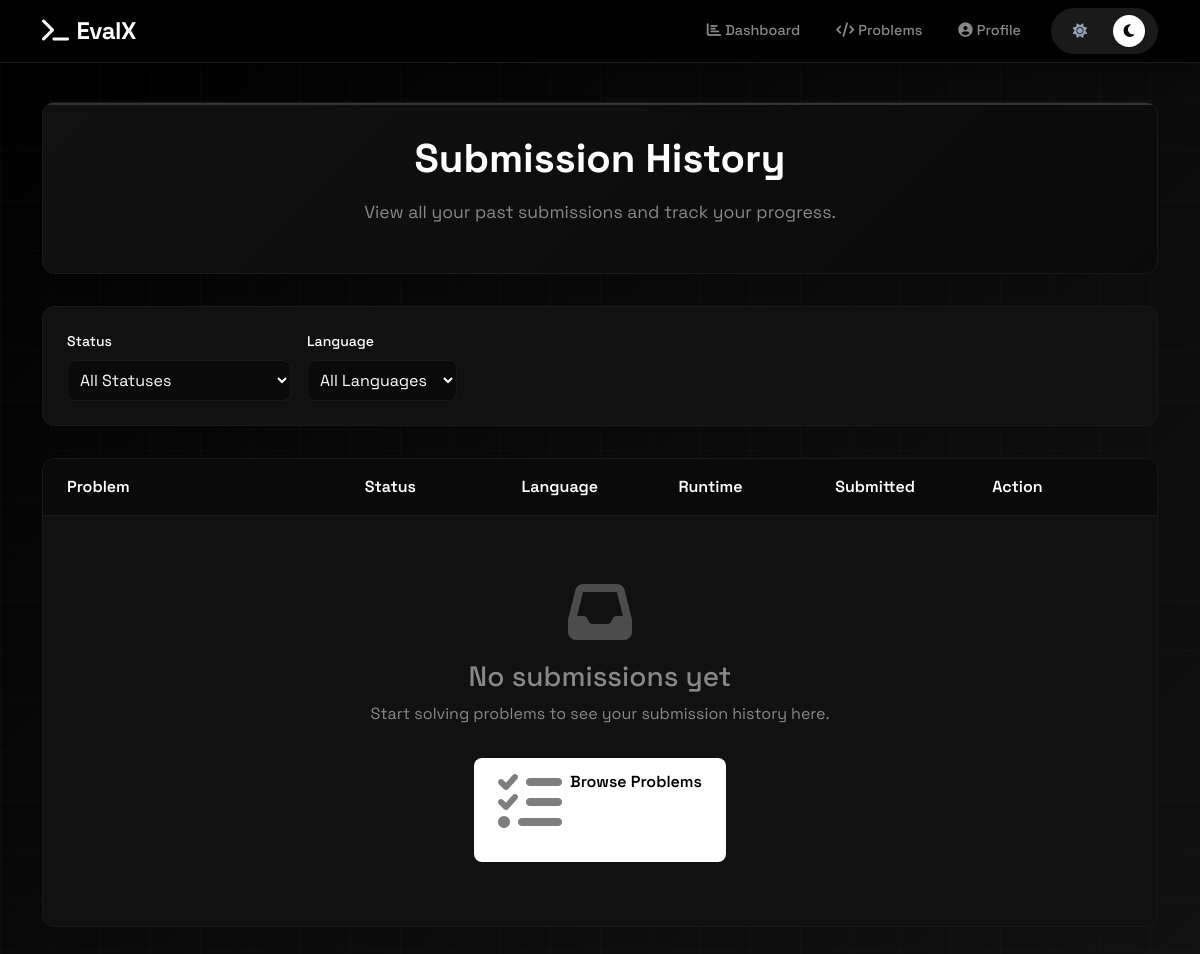
The app's page /compiler/submit/history/ (signed in), older data.
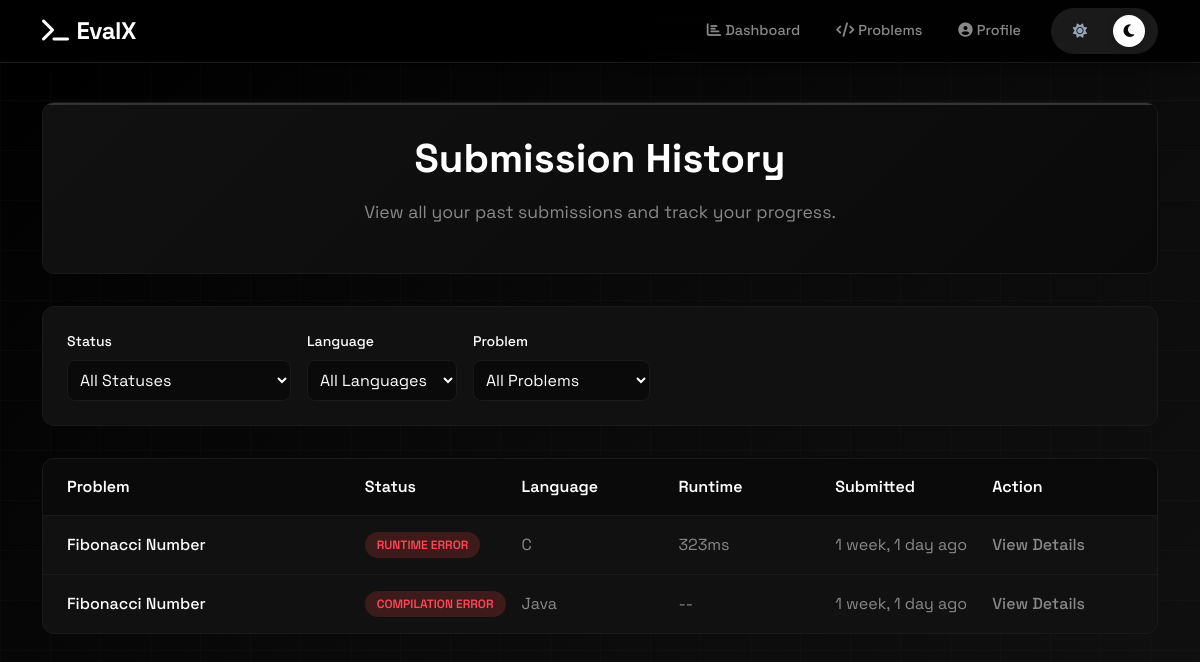
The same page, newer data.
### submit/models.py (models this page shows, shortened)
class Submission(models.Model):
    user = models.ForeignKey(
        User,
        on_delete=models.CASCADE,
        related_name='submissions'
    )
    problem = models.ForeignKey(
        'problems.Problem',
        on_delete=models.CASCADE,
        related_name='submissions'
    )
    language = models.CharField(
        max_length=10,
        choices=LanguageChoice.choices
    )
    code = models.TextField()
    status = models.CharField(
        max_length=20,
        choices=SubmissionStatus.choices,
        default=SubmissionStatus.PENDING
    )
    runtime_ms = models.IntegerField(null=True, blank=True)
    memory_kb = models.IntegerField(null=True, blank=True)
    error_message = models.TextField(blank=True)
    tests_passed = models.PositiveIntegerField(default=0)
    tests_total = models.PositiveIntegerField(default=0)
    submitted_at = models.DateTimeField(auto_now_add=True)
    judged_at = models.DateTimeField(null=True, blank=True)
    class Meta:
        ordering = ['-submitted_at']

### problems/models.py (models this page shows, shortened)
class Problem(models.Model):
    class Difficulty(models.TextChoices):
        EASY = 'easy', 'Easy'
        MEDIUM = 'medium', 'Medium'
        HARD = 'hard', 'Hard'
    title = models.CharField(max_length=200)
    slug = models.SlugField(max_length=200, unique=True, blank=True)
    description = models.TextField(help_text="Problem statement in Markdown")
    input_format = models.TextField(blank=True, help_text="Description of input format")
    output_format = models.TextField(blank=True, help_text="Description of output format")
    constraints = models.TextField(blank=True, help_text="Problem constraints")
    difficulty = models.CharField(
        max_length=10,
        choices=Difficulty.choices,
        default=Difficulty.EASY
    )
    tags = models.ManyToManyField(Tag, blank=True, related_name='problems')
    time_limit = models.FloatField(default=2.0, help_text="Time limit in seconds")
    memory_limit = models.IntegerField(default=256, help_text="Memory limit in MB")
    solve_count = models.PositiveIntegerField(default=0)
    attempt_count = models.PositiveIntegerField(default=0)
    created_at = models.DateTimeField(auto_now_add=True)
    updated_at = models.DateTimeField(auto_now=True)
    is_active = models.BooleanField(default=True)
    class Meta:
        ordering = ['difficulty', 'title']

### submit/views.py (the view)
# urls.py: path('history/', SubmissionHistoryView.as_view(), name='submission_history'),
class SubmissionHistoryView(LoginRequiredMixin, ListView):
    model = Submission
    template_name = 'submit/history.html'
    context_object_name = 'submissions'
    paginate_by = 20
    def get_queryset(self):
        queryset = Submission.objects.filter(
            user=self.request.user
        ).select_related('problem').order_by('-submitted_at')
        problem_slug = self.request.GET.get('problem')
        if problem_slug:
            queryset = queryset.filter(problem__slug=problem_slug)
        status = self.request.GET.get('status')
        if status and status in dict(SubmissionStatus.choices):
            queryset = queryset.filter(status=status)
        language = self.request.GET.get('language')
        if language and language in dict(LanguageChoice.choices):
            queryset = queryset.filter(language=language)
        return queryset
    def get_context_data(self, **kwargs):
        context = super().get_context_data(**kwargs)
        context['status_choices'] = SubmissionStatus.choices
        context['language_choices'] = LanguageChoice.choices
        context['current_status'] = self.request.GET.get('status', '')
        context['current_language'] = self.request.GET.get('language', '')
        context['current_problem'] = self.request.GET.get('problem', '')
        context['user_problems'] = Problem.objects.filter(
            submissions__user=self.request.user
        ).distinct()
        return context

### submit/templates/submit/history.html (shortened to what this page needs)
{% extends 'home/base.html' %}
{% block content %}
<div class="history-container">
    <div class="container">
        <div class="page-header">
            <h1 class="page-title">Submission History</h1>
            <p class="page-subtitle">
                View all your past submissions and track your progress.
            </p>
        </div>
        <div class="filters-section">
            <form method="get" class="filters-row">
                <div class="filter-group">
                    <label class="filter-label">Status</label>
                    <select class="filter-select" name="status" onchange="this.form.submit()">
                        <option value="">All Statuses</option>
                    </select>
                </div>
                <div class="filter-group">
                    <label class="filter-label">Language</label>
                    <select class="filter-select" name="language" onchange="this.form.submit()">
                        <option value="">All Languages</option>
                    </select>
                </div>
                {% if user_problems %}
                <div class="filter-group">
                    <label class="filter-label">Problem</label>
                    <select class="filter-select" name="problem" onchange="this.form.submit()">
                        <option value="">All Problems</option>
                    </select>
                </div>
                {% endif %}
            </form>
        </div>
        <div class="submissions-table">
            <div class="table-header">
                <div>Problem</div>
                <div>Status</div>
                <div>Language</div>
                <div>Runtime</div>
                <div>Submitted</div>
                <div>Action</div>
            </div>
            {% for submission in submissions %}
            <div class="submission-row">
                <div>
                    <a href="{% url 'problems:problem_detail' submission.problem.slug %}" class="problem-link">
                        {{ submission.problem.title }}
                    </a>
                </div>
                <div>
                    <span class="status-badge status-{{ submission.status }}">
                        {{ submission.get_status_display }}
                    </span>
                </div>
                <div style="color: var(--dark-text-secondary);">
                    {{ submission.get_language_display }}
                </div>
                <div style="color: var(--dark-text-secondary);">
                    {% if submission.runtime_ms %}{{ submission.runtime_ms }}ms{% else %}--{% endif %}
                </div>
                <div style="color: var(--dark-text-secondary);">
                    {{ submission.submitted_at|timesince }} ago
                </div>
                <div>
                    <a href="{% url 'submit:submission_detail' submission.id %}" class="view-link">
                        View Details
                    </a>
                </div>
            </div>
            {% empty %}
            <div class="empty-state">
                <i class="fas fa-inbox"></i>
                <h3>No submissions yet</h3>
                <p>Start solving problems to see your submission history here.</p>
                <a href="{% url 'problems:problem_list' %}" class="btn-action btn-primary" style="margin-top: 1rem; display: inline-flex; padding: 0.75rem 1.5rem; border-radius: 8px; background: #ffffff; color: #000000; text-decoration: none;">
                    <i class="fas fa-tasks me-2"></i>
                    Browse Problems
                </a>
            </div>
            {% endfor %}
        </div>
    </div>
</div>
{% endblock %}

Row changes from the older to the newer data that the page shows:
added Submission: problem "Fibonacci Number", status "RUNTIME ERROR", language "C", runtime_ms "323", submitted_at "1 week, 1 day"
added Submission: problem "Fibonacci Number", status "COMPILATION ERROR", language "Java", submitted_at "1 week, 1 day"
Text that changed along with them:
form field problem: (not shown) → "All Problems"
text no longer shown: "No submissions yet Start solving problems to see your submission history here. Browse Problems"
text now shown: "Problem"
